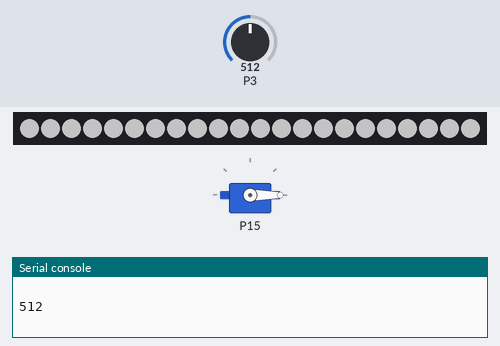
The program below on a simulated BBC micro:bit (MakeCode). On the bench: servo, 22 RGB LEDs in strip order, left to right, the last lines printed to the serial console. The inputs (shaded band) are chosen by the test bench; at power-on: P3 = 512 (analog values on the 0–1023 scale). Dim RGB values are drawn brighter than linear.

Above: at 1.2 s.
1.3 s: P3 set to 900
At 2.2 s:
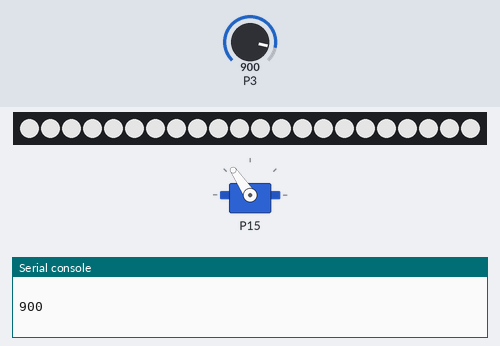
2.8 s: P3 set to 1023
At 3.8 s:
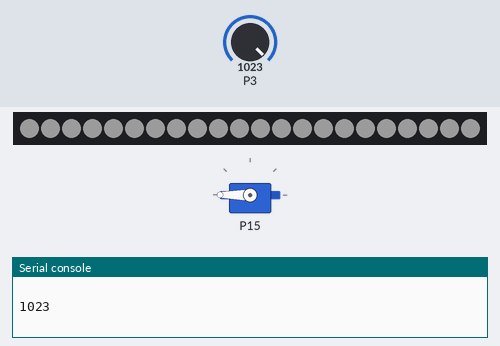
4.3 s: P3 set to 716
At 4.7 s:
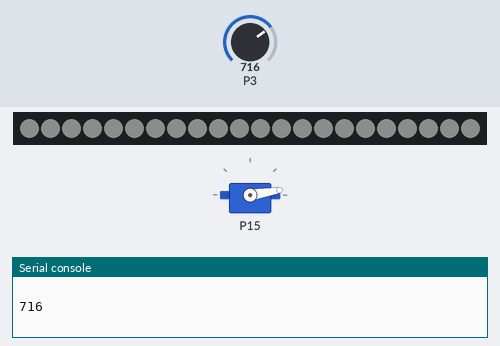
Timing chart, 0 to 7.3 s (numbered marks = the images above; inputs shaded):
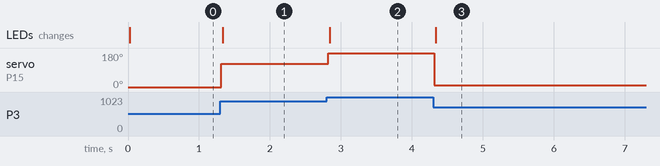

The program:

main.ts
```typescript
let mid = 0
let strip = neopixel.create(DigitalPin.P13, 22, NeoPixelMode.RGB)
basic.forever(function () {
    serial.writeLine("" + (pins.analogReadPin(AnalogPin.P3)))
    serial.writeLine("")
    mid = pins.map(
    pins.analogReadPin(AnalogPin.P3),
    700,
    990,
    0,
    180
    )
    if (100 > mid && 80 < mid) {
        strip.showColor(neopixel.colors(NeoPixelColors.Black))
        strip.show()
        pins.servoWritePin(AnalogPin.P15, 90)
    } else {
        pins.servoWritePin(AnalogPin.P15, mid)
        strip.showColor(neopixel.colors(NeoPixelColors.White))
        strip.setBrightness(pins.map(
        pins.analogReadPin(AnalogPin.P3),
        700,
        990,
        0,
        255
        ))
        strip.show()
    }
})
```

test.ts
```typescript
// 테스트는 여기로 이동합니다; 이 패키지가 확장으로 사용될 때 컴파일되지 않을 것 입니다.
```

Measured:
- after the input at 1.3 s, servo on P15: 0° → 124° at once; the LEDs: change at once (image 1)
- after the input at 2.8 s, servo on P15: 124° → 180° at once; the LEDs: change at once (image 2)
- after the input at 4.3 s, servo on P15: 180° → 9° at once; the LEDs: change at once (image 3)
